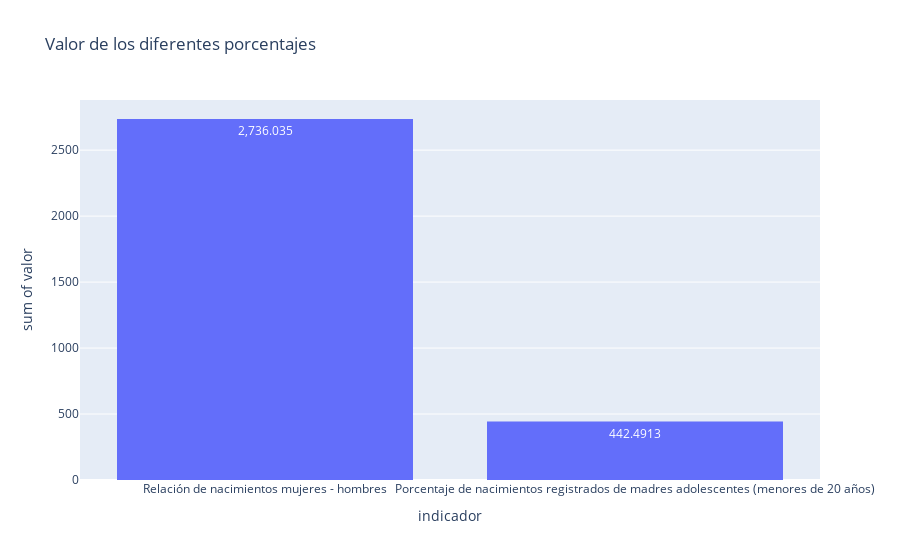

Notebook source saved alongside this figure:
### Code cell
histograma_p = px.histogram(porcentaje,x='indicador',y='valor',
                          text_auto=True,title='Valor de los diferentes porcentajes')

histograma_p.show()

### Figure 1 — Plotly figure (JSON) as saved in the notebook; plotly's stock layout.template omitted (floating-point values rounded to 4 significant figures)
{"data": [{"alignmentgroup": "True", "bingroup": "x", "histfunc": "sum", "hovertemplate": "indicador=%{x}<br>sum of valor=%{y}<extra></extra>", "legendgroup": "", "marker": {"color": "#636efa", "pattern": {"shape": ""}}, "name": "", "offsetgroup": "", "orientation": "v", "showlegend": false, "texttemplate": "%{value}", "type": "histogram", "x": ["Relación de nacimientos mujeres - hombres", "Relación de nacimientos mujeres - hombres", "Relación de nacimientos mujeres - hombres", "Relación de nacimientos mujeres - hombres", "Relación de nacimientos mujeres - hombres", "Relación de nacimientos mujeres - hombres", "Relación de nacimientos mujeres - hombres", "Relación de nacimientos mujeres - hombres", "Relación de nacimientos mujeres - hombres", "Relación de nacimientos mujeres - hombres", "Relación de nacimientos mujeres - hombres", "Relación de nacimientos mujeres - hombres", "Relación de nacimientos mujeres - hombres", "Relación de nacimientos mujeres - hombres", "Relación de nacimientos mujeres - hombres", "Relación de nacimientos mujeres - hombres", "Relación de nacimientos mujeres - hombres", "Relación de nacimientos mujeres - hombres", "Relación de nacimientos mujeres - hombres", "Relación de nacimientos mujeres - hombres", "Relación de nacimientos mujeres - hombres", "Relación de nacimientos mujeres - hombres", "Relación de nacimientos mujeres - hombres", "Relación de nacimientos mujeres - hombres", "Relación de nacimientos mujeres - hombres", "Relación de nacimientos mujeres - hombres", "Relación de nacimientos mujeres - hombres", "Relación de nacimientos mujeres - hombres", "Porcentaje de nacimientos registrados de madres adolescentes (menores de 20 años)", "Porcentaje de nacimientos registrados de madres adolescentes (menores de 20 años)", "Porcentaje de nacimientos registrados de madres adolescentes (menores de 20 años)", "Porcentaje de nacimientos registrados de madres adolescentes (menores de 20 años)", "Porcentaje de nacimientos registrados de madres adolescentes (menores de 20 años)", "Porcentaje de nacimientos registrados de madres adolescentes (menores de 20 años)", "Porcentaje de nacimientos registrados de madres adolescentes (menores de 20 años)", "Porcentaje de nacimientos registrados de madres adolescentes (menores de 20 años)", "Porcentaje de nacimientos registrados de madres adolescentes (menores de 20 años)", "Porcentaje de nacimientos registrados de madres adolescentes (menores de 20 años)", "Porcentaje de nacimientos registrados de madres adolescentes (menores de 20 años)", "Porcentaje de nacimientos registrados de madres adolescentes (menores de 20 años)", "Porcentaje de nacimientos registrados de madres adolescentes (menores de 20 años)", "Porcentaje de nacimientos registrados de madres adolescentes (menores de 20 años)", "Porcentaje de nacimientos registrados de madres adolescentes (menores de 20 años)", "Porcentaje de nacimientos registrados de madres adolescentes (menores de 20 años)", "Porcentaje de nacimientos registrados de madres adolescentes (menores de 20 años)", "Porcentaje de nacimientos registrados de madres adolescentes (menores de 20 años)", "Porcentaje de nacimientos registrados de madres adolescentes (menores de 20 años)", "Porcentaje de nacimientos registrados de madres adolescentes (menores de 20 años)", "Porcentaje de nacimientos registrados de madres adolescentes (menores de 20 años)", "Porcentaje de nacimientos registrados de madres adolescentes (menores de 20 años)", "Porcentaje de nacimientos registrados de madres adolescentes (menores de 20 años)", "Porcentaje de nacimientos registrados de madres adolescentes (menores de 20 años)", "Porcentaje de nacimientos registrados de madres adolescentes (menores de 20 años)", "Porcentaje de nacimientos registrados de madres adolescentes (menores de 20 años)", "Porcentaje de nacimientos registrados de madres adolescentes (menores de 20 años)", "Porcentaje de nacimientos registrados de madres adolescentes (menores de 20 años)"], "xaxis": "x", "y": [97.1, 96.16, 96.09, 98.28, 97.89, 99.69, 98.37, 98.07, 98.9, 102.4, 99.38, 98.35, 98.39, 98.85, 98.31, 97.05, 98.12, 96.97, 96.98, 97.05, 96.2, 96.3, 96.34, 97.72, 96.08, 96.24, 97.0, 97.75, 13.2, 13.01, 13.11, 13.14, 13.42, 14.18, 14.2, 14.6, 14.2, 14.6, 15, 15.5, 15.4, 16, 16.9, 17.2, 17.6, 18.2, 18.4, 18.9, 18.7, 17.7, 17.51, 17.77, 17.47, 16.71, 14.01, 15.86], "yaxis": "y"}], "layout": {"barmode": "relative", "legend": {"tracegroupgap": 0}, "title": {"text": "Valor de los diferentes porcentajes"}, "xaxis": {"anchor": "y", "domain": [0, 1], "title": {"text": "indicador"}}, "yaxis": {"anchor": "x", "domain": [0, 1], "title": {"text": "sum of valor"}}}}
